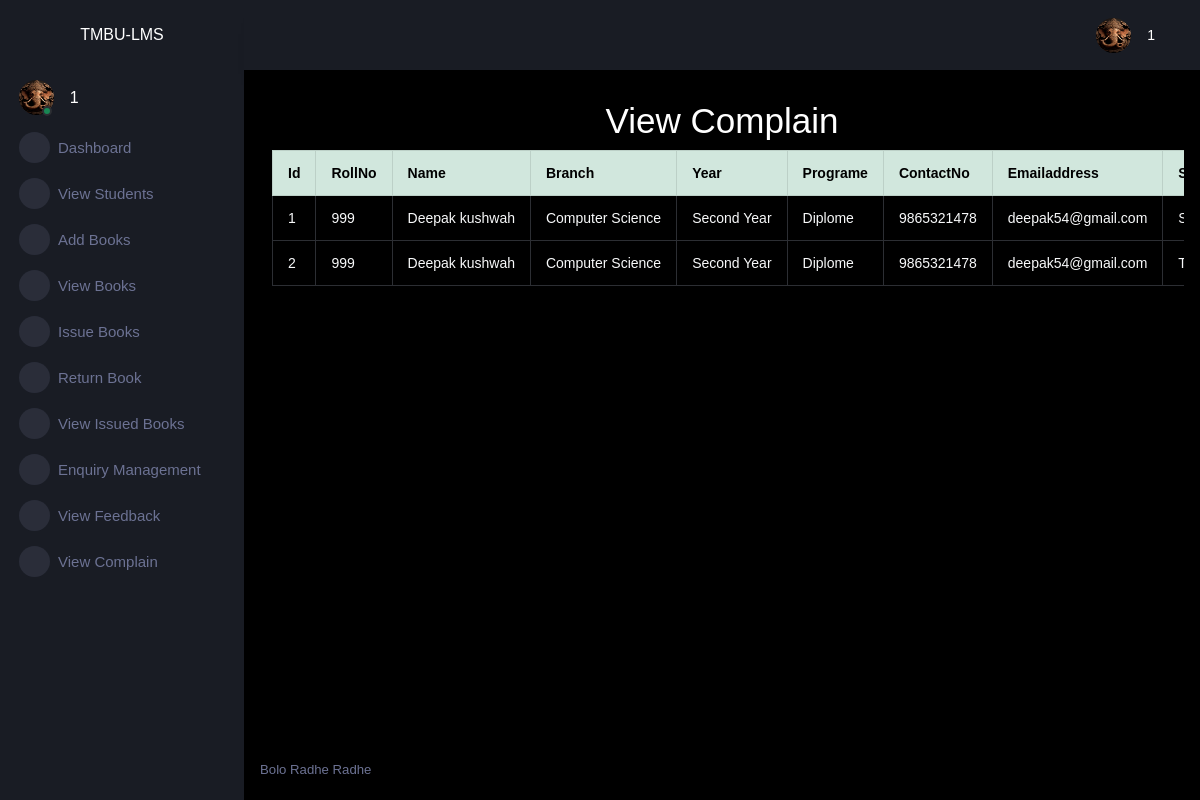
Screenshot of /adminapp/viewcomplain/ (signed in) with the database file from the repository.
### studentapp/models.py (models this page shows, shortened)
class StuResponse(models.Model):
    rollno=models.IntegerField()
    name=models.CharField(max_length=50)
    programe=models.CharField(max_length=50)
    branch=models.CharField(max_length=50)
    year=models.CharField(max_length=50)
    contactno=models.CharField(max_length=50)
    emailaddress=models.CharField(max_length=50)
    responsetype=models.CharField(max_length=50)
    subject=models.CharField(max_length=500)
    responsetext=models.CharField(max_length=1000)
    responsedate=models.CharField(max_length=30)

### adminapp/views.py (the view)
# urls.py: path('viewcomplain/',views.viewcomplain,name='viewcomplain'),
@cache_control(no_cache=True,must_revalidate=True,no_store=True)
def viewcomplain(request):
    try:
        if request.session['adminid']!=None:
            adminid=request.session['adminid']
            complain=StuResponse.objects.filter(responsetype='complain')
            return render(request,"viewcomplain.html",{'adminid':adminid ,'complain':complain})
    except KeyError:
        return redirect('lmsapp:login')

### adminapp/templates/viewcomplain.html (shortened to what this page needs)
{% extends "adminparent.html" %}
{% block body %}
    <div class="row">
        <h1 style="text-align:center;">View Complain</h1>
        <div class="col-sm-12" style="overflow-x:scroll;">
            <table  class=" table table-bordered text-light ">
                <tr class="table-success" >
                    <th>Id</th>
                    <th>RollNo</th>
                    <th>Name</th>
                    <th>Branch</th>
                    <th>Year</th>
                    <th>Programe</th>
                    <th>ContactNo</th>
                    <th>Emailaddress</th>
                    <th>Subject</th>
                </tr>
                {%  for f in complain %}
                <tr >
                    <td>{{forloop.counter}}</td>
                    <td>{{f.rollno}}</td>
                    <td>{{f.name}}</td>
                    <td>{{f.branch}}</td>
                    <td>{{f.year}}</td>
                    <td>{{f.programe}}</td>
                    <td>{{f.contactno}}</td>
                    <td>{{f.emailaddress}}</td>
                    <td>{{f.subject}}</td>
                </tr>
                {% endfor %}
            </table>
        </div>
    </div>
{% endblock body %}

### rows the page displays
StuResponse: rollno "999", name "Deepak kushwah", branch "Computer Science", year "Second Year", programe "Diplome", contactno "9865321478", emailaddress "deepak54@gmail.com"
StuResponse: rollno "999", name "Deepak kushwah", branch "Computer Science", year "Second Year", programe "Diplome", contactno "9865321478", emailaddress "deepak54@gmail.com"

### other values shown
{{ adminid }} "1"
